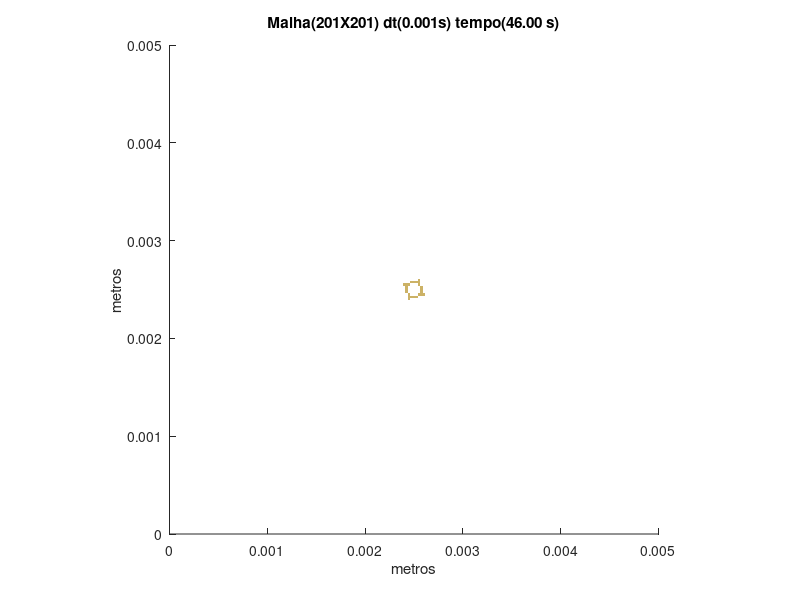

Here is the MATLAB script that generated this plot:
set (gca,'PlotBoxAspectRatio',[1 1 1],'Xlim',[0,0.005],'Ylim',[0,0.005])
hold on
title('Malha(201X201) dt(0.001s) tempo(46.00 s)')
hold on
ylabel('metros')
hold on
xlabel('metros')
hold on

fill([0.00243781094527363 0.00243781094527363 0.00246268656716418 0.00246268656716418],[0.00238805970149254 0.00241293532338308 0.00241293532338308 0.00238805970149254],[0.8,0.7,0.4],'LineStyle','none')

fill([0.00243781094527363 0.00243781094527363 0.00246268656716418 0.00246268656716418],[0.00241293532338308 0.00243781094527363 0.00243781094527363 0.00241293532338308],[0.8,0.7,0.4],'LineStyle','none')

fill([0.00246268656716418 0.00246268656716418 0.00248756218905473 0.00248756218905473],[0.00241293532338308 0.00243781094527363 0.00243781094527363 0.00241293532338308],[0.8,0.7,0.4],'LineStyle','none')

fill([0.00248756218905473 0.00248756218905473 0.00251243781094527 0.00251243781094527],[0.00241293532338308 0.00243781094527363 0.00243781094527363 0.00241293532338308],[0.8,0.7,0.4],'LineStyle','none')

fill([0.00251243781094527 0.00251243781094527 0.00253731343283582 0.00253731343283582],[0.00241293532338308 0.00243781094527363 0.00243781094527363 0.00241293532338308],[0.8,0.7,0.4],'LineStyle','none')

fill([0.00243781094527363 0.00243781094527363 0.00246268656716418 0.00246268656716418],[0.00243781094527363 0.00246268656716418 0.00246268656716418 0.00243781094527363],[0.8,0.7,0.4],'LineStyle','none')

fill([0.00253731343283582 0.00253731343283582 0.00256218905472637 0.00256218905472637],[0.00243781094527363 0.00246268656716418 0.00246268656716418 0.00243781094527363],[0.8,0.7,0.4],'LineStyle','none')

fill([0.00256218905472637 0.00256218905472637 0.00258706467661692 0.00258706467661692],[0.00243781094527363 0.00246268656716418 0.00246268656716418 0.00243781094527363],[0.8,0.7,0.4],'LineStyle','none')

fill([0.00258706467661692 0.00258706467661692 0.00261194029850746 0.00261194029850746],[0.00243781094527363 0.00246268656716418 0.00246268656716418 0.00243781094527363],[0.8,0.7,0.4],'LineStyle','none')

fill([0.00241293532338308 0.00241293532338308 0.00243781094527363 0.00243781094527363],[0.00246268656716418 0.00248756218905473 0.00248756218905473 0.00246268656716418],[0.8,0.7,0.4],'LineStyle','none')

fill([0.00256218905472637 0.00256218905472637 0.00258706467661692 0.00258706467661692],[0.00246268656716418 0.00248756218905473 0.00248756218905473 0.00246268656716418],[0.8,0.7,0.4],'LineStyle','none')

fill([0.00241293532338308 0.00241293532338308 0.00243781094527363 0.00243781094527363],[0.00248756218905473 0.00251243781094527 0.00251243781094527 0.00248756218905473],[0.8,0.7,0.4],'LineStyle','none')

fill([0.00256218905472637 0.00256218905472637 0.00258706467661692 0.00258706467661692],[0.00248756218905473 0.00251243781094527 0.00251243781094527 0.00248756218905473],[0.8,0.7,0.4],'LineStyle','none')

fill([0.00241293532338308 0.00241293532338308 0.00243781094527363 0.00243781094527363],[0.00251243781094527 0.00253731343283582 0.00253731343283582 0.00251243781094527],[0.8,0.7,0.4],'LineStyle','none')

fill([0.00256218905472637 0.00256218905472637 0.00258706467661692 0.00258706467661692],[0.00251243781094527 0.00253731343283582 0.00253731343283582 0.00251243781094527],[0.8,0.7,0.4],'LineStyle','none')

fill([0.00238805970149254 0.00238805970149254 0.00241293532338308 0.00241293532338308],[0.00253731343283582 0.00256218905472637 0.00256218905472637 0.00253731343283582],[0.8,0.7,0.4],'LineStyle','none')

fill([0.00241293532338308 0.00241293532338308 0.00243781094527363 0.00243781094527363],[0.00253731343283582 0.00256218905472637 0.00256218905472637 0.00253731343283582],[0.8,0.7,0.4],'LineStyle','none')

fill([0.00243781094527363 0.00243781094527363 0.00246268656716418 0.00246268656716418],[0.00253731343283582 0.00256218905472637 0.00256218905472637 0.00253731343283582],[0.8,0.7,0.4],'LineStyle','none')

fill([0.00253731343283582 0.00253731343283582 0.00256218905472637 0.00256218905472637],[0.00253731343283582 0.00256218905472637 0.00256218905472637 0.00253731343283582],[0.8,0.7,0.4],'LineStyle','none')

fill([0.00246268656716418 0.00246268656716418 0.00248756218905473 0.00248756218905473],[0.00256218905472637 0.00258706467661692 0.00258706467661692 0.00256218905472637],[0.8,0.7,0.4],'LineStyle','none')

fill([0.00248756218905473 0.00248756218905473 0.00251243781094527 0.00251243781094527],[0.00256218905472637 0.00258706467661692 0.00258706467661692 0.00256218905472637],[0.8,0.7,0.4],'LineStyle','none')

fill([0.00251243781094527 0.00251243781094527 0.00253731343283582 0.00253731343283582],[0.00256218905472637 0.00258706467661692 0.00258706467661692 0.00256218905472637],[0.8,0.7,0.4],'LineStyle','none')

fill([0.00253731343283582 0.00253731343283582 0.00256218905472637 0.00256218905472637],[0.00256218905472637 0.00258706467661692 0.00258706467661692 0.00256218905472637],[0.8,0.7,0.4],'LineStyle','none')

fill([0.00253731343283582 0.00253731343283582 0.00256218905472637 0.00256218905472637],[0.00258706467661692 0.00261194029850746 0.00261194029850746 0.00258706467661692],[0.8,0.7,0.4],'LineStyle','none')
